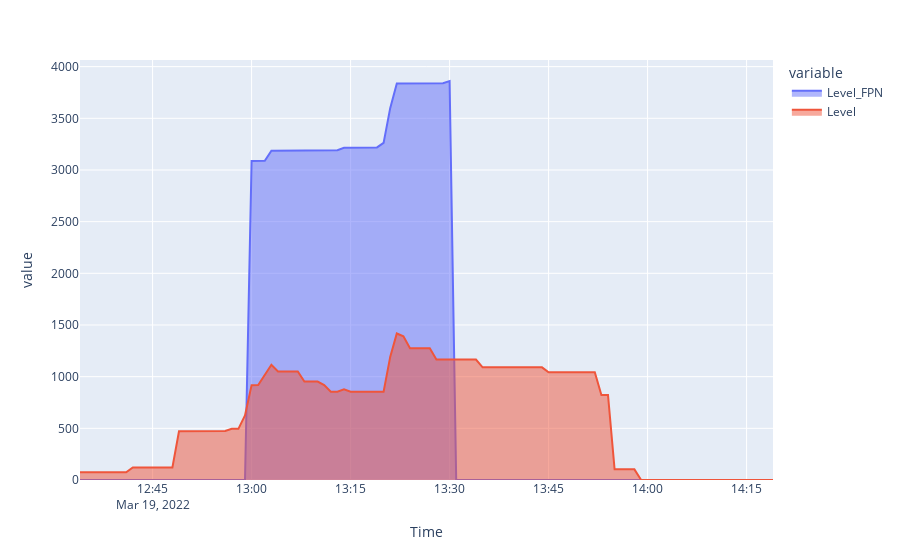

Write notebook code for a chart like this one.
### Code cell
df_ = df_curtailment.reset_index().groupby('Time').sum()

fig = px.area(df_, x=df_.index, y=['Level_FPN', 'Level'])
fig.update_traces(stackgroup = None, fill = 'tozeroy')
